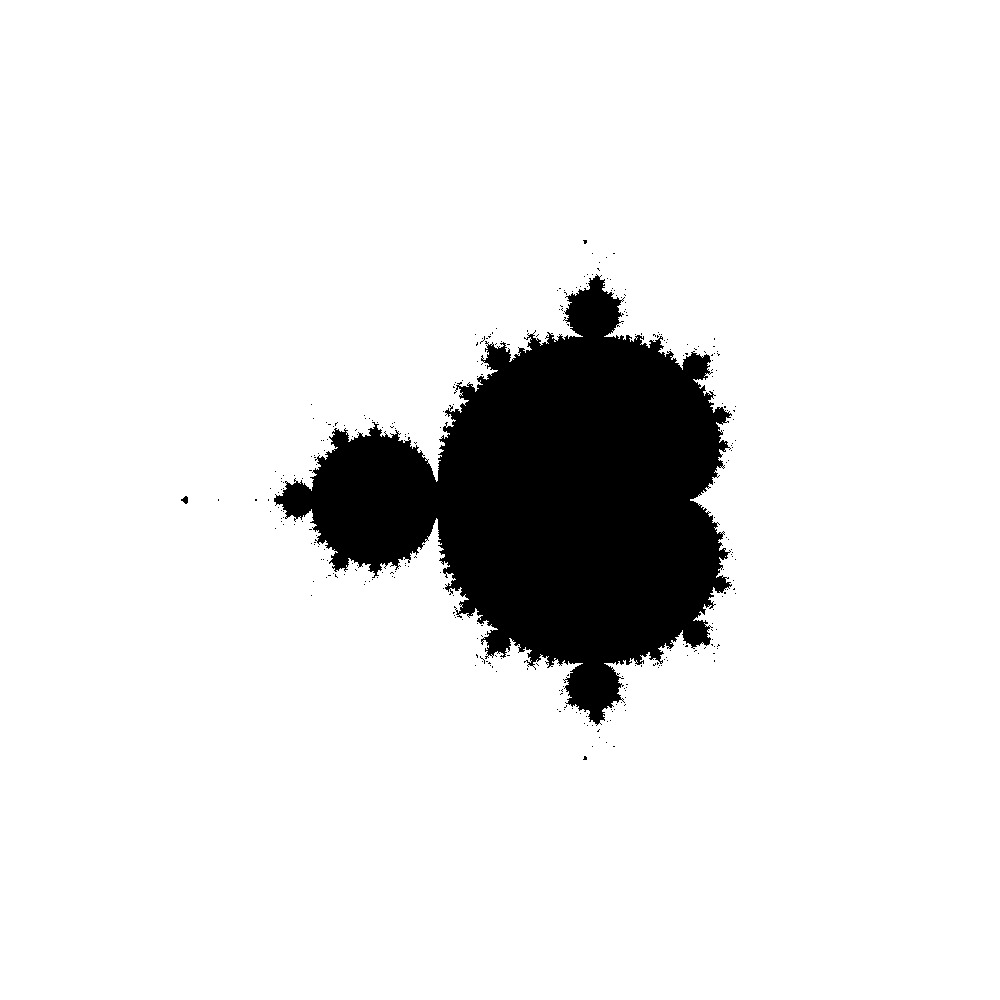

This chart was generated by the following Julia code:
# add Images
# add ImageMagick

using Images

# z^2 = x^2 + 2xyi - y^2 = (x^2 - y^2) + (2xy) i
function quadrado_complex(x,y)
  x, y = (x^2 - y^2), 2*x*y
  return x, y
end
function iteracao_mandelbrot(cx, cy; max_iter = 40)
  iter = 0

  x, y = 0.0, 0.0     #x é parte real, y é parte imaginária
  while iter ≤ max_iter
    x, y = quadrado_complex(x,y)
    x, y = x + cx, y + cy
    iter += 1
  end


  if x^2 + y^2 < 4
    return false, 0
  else
    return true, round(iter / max_iter)   #O ERRO TAVA AQUI AONDE NÃO ERA PRA MEXER
  end
end

function mandelbrot(N)
  x = range(-2.5, 1.5, length=N)
  y = range(-2.0, 2.0, length=N)

  imagem = zeros(N, N)
  for i = 1:N
    for j = 1:N
      estavel, ρ = iteracao_mandelbrot(x[i], y[j])
      if estavel
        imagem[i,j] = ρ
      end
    end
  end

  save("mandelbrot.jpg", imagem')
end

mandelbrot(1000)
